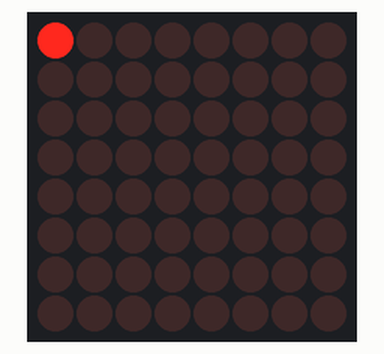
This sketch was run on a simulated Arduino Uno, built with avr-gcc and run on an emulated ATmega328P. Shown: 8×8 LED matrix.

Above: at 0.15 s.
At 1.36 s:
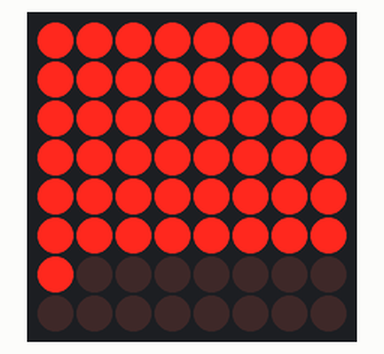
At 2.56 s:
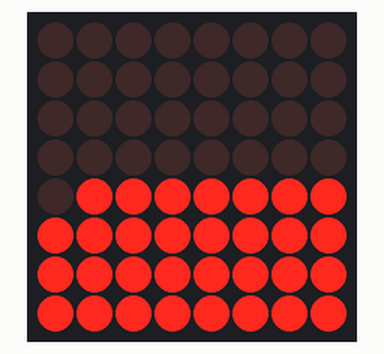
At 5.28 s:
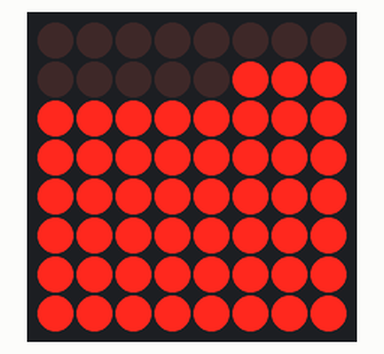
At 7.7 s:
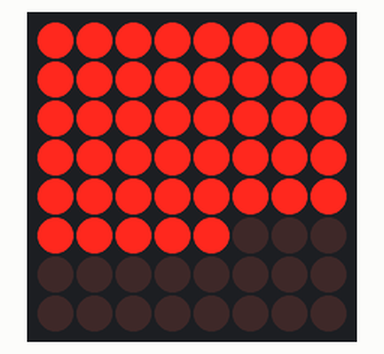
At 10.42 s:
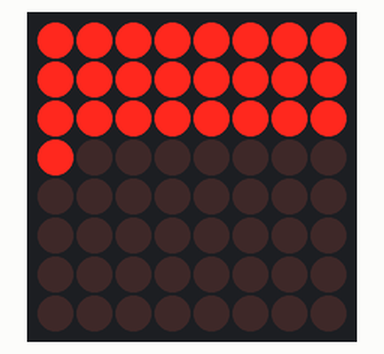

The sketch:

lab6_matrix.ino
```cpp
#include <LedControl.h>

const byte dinPin = 12;
const byte clockPin = 11;
const byte loadPin = 10;
const byte matrixSize = 8;
// pin 12 is connected to the MAX7219 pin 1
// pin 11 is connected to the CLK pin 13
// pin 10 is connected to LOAD pin 12
// 1 as we are only using 1 MAX7219
LedControl lc = LedControl(dinPin, clockPin, loadPin, 1); // DIN, CLK, LOAD, No.
byte matrixBrightness = 2;
void setup()
{
    // the zero refers to the MAX7219 number, it is zero for 1 chip
    lc.shutdown(0, false);                // turn off power saving, enables display
    lc.setIntensity(0, matrixBrightness); // sets brightness (0~15 possible values)
    lc.clearDisplay(0);                   // clear screen
}
void loop()
{
    for (int row = 0; row < matrixSize; row++)
    {
        for (int col = 0; col < matrixSize; col++)
        {
            lc.setLed(0, row, col, true); // turns on LED at col, row
            delay(25);
        }
    }
    for (int row = 0; row < matrixSize; row++)
    {
        for (int col = 0; col < matrixSize; col++)
        {
            lc.setLed(0, row, col, false); // turns off LED at col, row
            delay(25);
        }
    }
}
```

Measured:
- by itself, everything shown: repeats every 9.7 s, in 32 steps
